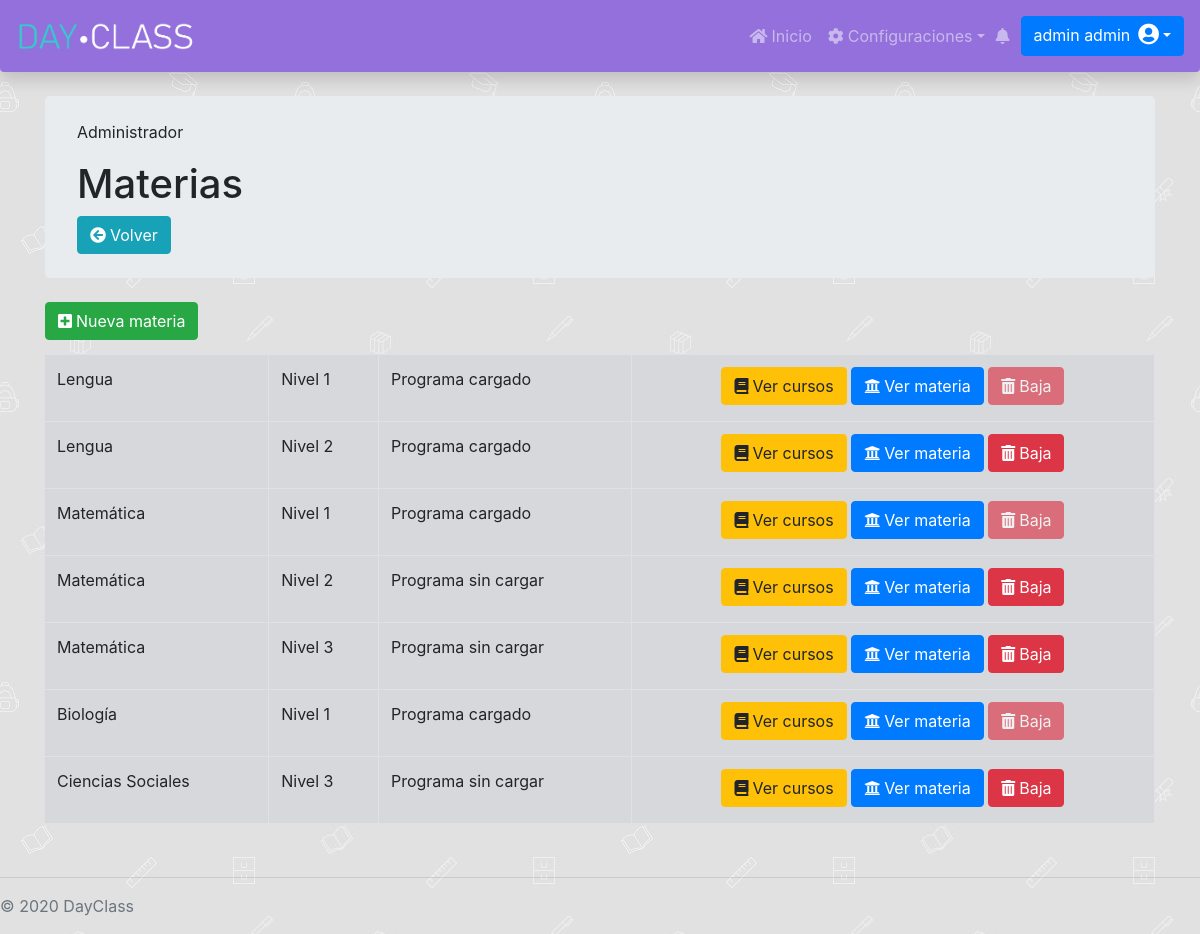
The app's page /Administrador/MateriaCurso/Materia/admMateria.php (signed in) with its own data.
### tables this page shows
CREATE TABLE `materia` (
  `id` int(11) NOT NULL AUTO_INCREMENT,
  `fechaAltaMateria` date DEFAULT NULL,
  `fechaBajaMateria` date DEFAULT NULL,
  `nivelMateria` int(11) NOT NULL,
  `nombreMateria` varchar(255) DEFAULT NULL,
  `cargaHorariaMateria` int(11) DEFAULT NULL,
  PRIMARY KEY (`id`)
);

### Administrador/MateriaCurso/Materia/admMateria.php (the view, shortened to what this page needs)
<?php
include "../../../databaseConection.php";
?>
<link rel="stylesheet" href="https://cdnjs.cloudflare.com/ajax/libs/twitter-bootstrap/4.1.3/css/bootstrap.css">
<link rel="stylesheet" href="https://cdn.datatables.net/1.10.21/css/dataTables.bootstrap4.min.css">
<div class="container">
    <div class="jumbotron my-4 py-4">
        <p class="card-text">Administrador</p>
        <h1>Materias</h1>
        <a href="/DayClass/Administrador/index.php" class="btn btn-info"><i class="fa fa-arrow-circle-left mr-1"></i>Volver</a>
    </div>
    <button class="btn btn-success" data-toggle="modal" data-target="#staticBackdrop1"><i class="fa fa-plus-square mr-1"></i>Nueva materia</button>
    <div class="my-2 table-responsive">
        <?php
        $currentDate = date('Y-m-d');
        $consulta1 = $con->query("SELECT * FROM `materia` WHERE `fechaBajaMateria` IS NULL  ORDER BY id ASC");
        if(($consulta1->num_rows)!=0){
        echo "<table id='dataTable' class='table table-secondary table-bordered table-hover'>";
            echo "<tbody>";
                while ($resultado1 = $consulta1->fetch_assoc()) {
                    $idmateria = $resultado1['id'];
                    $consulta2 = $con->query("SELECT * FROM programamateria WHERE materia_id = '$idmateria' AND fechaDesdePrograma <= '$currentDate' AND fechaHastaPrograma IS NULL");
                    $url = 'bajaMateria.php?id='.$idmateria;
                    $nombreMateria = $resultado1['nombreMateria'];
                    $nivelMateria = $resultado1['nivelMateria'];
                    if(($consulta2->num_rows)!=0){
                        $cargado = "Programa cargado";
                    } else {
                        $cargado = "Programa sin cargar";
                    }
                    $classHabilitado = "btn btn-danger mb-1";
                    $consultaCursosMateria = $con->query("SELECT curso.id AS idCurso, curso.fechaDesdeCursado, curso.fechaHastaCursado FROM curso, materia WHERE materia.id = '$idmateria' AND materia.id = curso.materia_id AND curso.fechaDesdeCurActual <= '$currentDate' AND curso.fechaHastaCurActul IS NULL AND curso.fechaDesdeCursado <= '$currentDate' AND curso.fechaHastaCursado > '$currentDate'");
                    if(mysqli_num_rows($consultaCursosMateria) != 0 ){
                         while ($cursosMateria = $consultaCursosMateria->fetch_assoc()){
                             $idCurso = $cursosMateria["idCurso"];
                             $fechaDesdeCursado = $cursosMateria["fechaDesdeCursado"];
                             $fechaHastaCursado = $cursosMateria["fechaHastaCursado"];
                             $consultaAlumnos = $con->query("SELECT * FROM `alumnocursoactual` WHERE `fechaDesdeAlumCurAc` = '$fechaDesdeCursado' AND `fechaHastaAlumCurAc` = '$fechaHastaCursado'  AND `curso_id` = '$idCurso' ");
                             if(mysqli_num_rows($consultaAlumnos) != 0 ){
                                $classHabilitado = "btn btn-danger mb-1 disabled";
                                break;
                            }
                         }
                    }
                    echo "<tr>
                        <td>" . $nombreMateria . "</td>
                        <td>Nivel $nivelMateria</td>
                        <td>".$cargado."</td>
                        <td class='text-center'>
                            <a class='btn btn-warning mb-1' href='/DayClass/Administrador/MateriaCurso/Curso/admCurso.php?id=".$resultado1['id']."'><i class='fa fa-book mr-1'></i>Ver cursos</a>
                            <a class='btn btn-primary mb-1' href='/DayClass/Administrador/MateriaCurso/Materia/verMateria.php?id=$idmateria'><i class='fa fa-university mr-1'></i>Ver materia</a>
                            <a class='$classHabilitado' data-emp-id=".$idmateria." onclick='return confirmDelete()' href='$url'><i class='fa fa-trash mr-1'></i>Baja</a>
                        </td>
                    </tr>";
                }
        echo "</tbody>";
        echo "</table>";
        }else{
             echo "<div class='alert alert-warning' role='alert'>
                        <h5><i class='fa fa-exclamation-circle mr-2'></i>Aún no hay materias creadas.</h5>
                    </div>";
        }
                ?>
    </div>
</div>

### DayClassStyle.css (style rules this page uses)
.dayclassnav { background-color: mediumpurple; }
.abajo-pagina { position: absolute; bottom: auto; width: 100%; }
body { padding-top: 4.5rem; background-image: url("/DayClass/images/school.jpg"); background-repeat: repeat; background-attachment: fixed; }

### records on screen
materia: nombreMateria "Lengua", nivelMateria "1", cargado "Programa cargado"
materia: nombreMateria "Lengua", nivelMateria "2", cargado "Programa cargado"
materia: nombreMateria "Matemática", nivelMateria "1", nivelMateria "Programa cargado"
materia: nombreMateria "Matemática", nivelMateria "2", cargado "Programa sin cargar"
materia: nombreMateria "Matemática", nivelMateria "3", cargado "Programa sin cargar"
materia: nombreMateria "Biología", nivelMateria "1", cargado "Programa cargado"
materia: nombreMateria "Ciencias Sociales", nivelMateria "3", cargado "Programa sin cargar"
